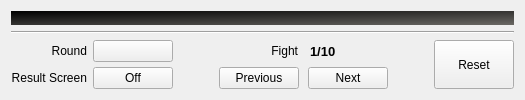
      <widget class="QWidget" name="tab_view">
       <property name="toolTip">
        <string>Score view (Ctrl+2)</string>
       </property>
       <attribute name="icon">
        <iconset resource="../base/ipponboard.qrc">
         <normaloff>:/res/images/logo_team.png</normaloff>:/res/images/logo_team.png</iconset>
       </attribute>
       <attribute name="title">
        <string>Score Control</string>
       </attribute>
       <layout class="QVBoxLayout" name="verticalLayout_6" stretch="10,0,1">
        <item>
         <widget class="QFrame" name="frame_primary_view">
          <property name="styleSheet">
           <string notr="true">background-color: qlineargradient(spread:pad, x1:0, y1:0, x2:1, y2:1, stop:0 rgba(0, 0, 0, 255), stop:1 rgba(106, 104, 100, 255));</string>
          </property>
          <property name="frameShape">
           <enum>QFrame::NoFrame</enum>
          </property>
          <property name="frameShadow">
           <enum>QFrame::Plain</enum>
          </property>
          <layout class="QVBoxLayout" name="verticalLayout_4">
           <property name="margin">
            <number>0</number>
           </property>
           <item>
            <layout class="QVBoxLayout" name="verticalLayout_3"/>
           </item>
          </layout>
         </widget>
        </item>
        <item>
         <widget class="Line" name="line_2">
          <property name="orientation">
           <enum>Qt::Horizontal</enum>
          </property>
         </widget>
        </item>
        <item>
         <layout class="QGridLayout" name="gridLayout_2" columnstretch="1,1,1,2,1,2">
          <property name="horizontalSpacing">
           <number>6</number>
          </property>
          <property name="verticalSpacing">
           <number>5</number>
          </property>
          <property name="rightMargin">
           <number>0</number>
          </property>
          <property name="bottomMargin">
           <number>0</number>
          </property>
          <item row="0" column="5" rowspan="2">
           <widget class="QPushButton" name="button_reset">
            <property name="sizePolicy">
             <sizepolicy hsizetype="Expanding" vsizetype="Expanding">
              <horstretch>0</horstretch>
              <verstretch>0</verstretch>
             </sizepolicy>
            </property>
            <property name="focusPolicy">
             <enum>Qt::NoFocus</enum>
            </property>
            <property name="toolTip">
             <string>Reset current scores and timers (Ctrl + Backspace)</string>
            </property>
            <property name="text">
             <string>Reset</string>
            </property>
           </widget>
          </item>
          <item row="1" column="3">
           <layout class="QHBoxLayout" name="layoutTabView" stretch="0,0">
            <property name="spacing">
             <number>9</number>
            </property>
            <item>
             <widget class="QPushButton" name="button_prev">
              <property name="focusPolicy">
               <enum>Qt::NoFocus</enum>
              </property>
              <property name="toolTip">
               <string>Re-load previous fight data (Note: the current data will be saved)</string>
              </property>
              <property name="text">
               <string>Previous</string>
              </property>
              <property name="icon">
               <iconset resource="../base/ipponboard.qrc">
                <normaloff>:/res/icons/left.png</normaloff>:/res/icons/left.png</iconset>
              </property>
              <property name="iconSize">
               <size>
                <width>16</width>
                <height>24</height>
               </size>
              </property>
             </widget>
            </item>
            <item>
             <widget class="QPushButton" name="button_next">
              <property name="focusPolicy">
               <enum>Qt::NoFocus</enum>
              </property>
              <property name="toolTip">
               <string>Continue with next fight (current data will be saved)</string>
              </property>
              <property name="text">
               <string notr="true">Next</string>
              </property>
              <property name="icon">
               <iconset resource="../base/ipponboard.qrc">
                <normaloff>:/res/icons/right.png</normaloff>:/res/icons/right.png</iconset>
              </property>
              <property name="iconSize">
               <size>
                <width>16</width>
                <height>24</height>
               </size>
              </property>
             </widget>
            </item>
           </layout>
          </item>
          <item row="1" column="4">
           <spacer name="horizontalSpacer_2">
            <property name="orientation">
             <enum>Qt::Horizontal</enum>
            </property>
            <property name="sizeHint" stdset="0">
             <size>
              <width>40</width>
              <height>20</height>
             </size>
            </property>
           </spacer>
          </item>
          <item row="0" column="3">
           <layout class="QHBoxLayout" name="horizontalLayout_2">
            <property name="spacing">
             <number>12</number>
            </property>
            <item>
             <widget class="QLabel" name="label_8">
              <property name="font">
               <font>
                <weight>50</weight>
                <bold>false</bold>
               </font>
              </property>
              <property name="frameShape">
               <enum>QFrame::NoFrame</enum>
              </property>
              <property name="frameShadow">
               <enum>QFrame::Plain</enum>
              </property>
              <property name="text">
               <string>Fight</string>
              </property>
              <property name="alignment">
               <set>Qt::AlignRight|Qt::AlignTrailing|Qt::AlignVCenter</set>
              </property>
             </widget>
            </item>
            <item>
             <widget class="QLabel" name="label_fight">
              <property name="font">
               <font>
                <pointsize>10</pointsize>
                <weight>75</weight>
                <italic>false</italic>
                <bold>true</bold>
               </font>
              </property>
              <property name="text">
               <string>1/10</string>
              </property>
              <property name="alignment">
               <set>Qt::AlignLeading|Qt::AlignLeft|Qt::AlignVCenter</set>
              </property>
             </widget>
            </item>
           </layout>
          </item>
          <item row="1" column="2">
           <spacer name="horizontalSpacer_7">
            <property name="orientation">
             <enum>Qt::Horizontal</enum>
            </property>
            <property name="sizeHint" stdset="0">
             <size>
              <width>40</width>
              <height>20</height>
             </size>
            </property>
           </spacer>
          </item>
          <item row="1" column="1">
           <widget class="QPushButton" name="button_pause">
            <property name="focusPolicy">
             <enum>Qt::NoFocus</enum>
            </property>
            <property name="toolTip">
             <string>Show result screen (F4)</string>
            </property>
            <property name="text">
             <string>Off</string>
            </property>
            <property name="icon">
             <iconset resource="../base/ipponboard.qrc">
              <normaloff>:/res/images/off.png</normaloff>
              <normalon>:/res/images/on_green.png</normalon>
              <activeoff>:/res/images/off.png</activeoff>
              <selectedoff>:/res/images/off.png</selectedoff>:/res/images/off.png</iconset>
            </property>
            <property name="iconSize">
             <size>
              <width>24</width>
              <height>24</height>
             </size>
            </property>
            <property name="shortcut">
             <string notr="true"/>
            </property>
            <property name="checkable">
             <bool>true</bool>
            </property>
           </widget>
          </item>
          <item row="1" column="0">
           <widget class="QLabel" name="label_result_screen">
            <property name="font">
             <font>
              <weight>50</weight>
              <italic>false</italic>
              <bold>false</bold>
             </font>
            </property>
            <property name="text">
             <string>Result Screen</string>
            </property>
            <property name="alignment">
             <set>Qt::AlignRight|Qt::AlignTrailing|Qt::AlignVCenter</set>
            </property>
           </widget>
          </item>
          <item row="0" column="0">
           <widget class="QLabel" name="label_round">
            <property name="font">
             <font>
              <weight>50</weight>
              <italic>false</italic>
              <bold>false</bold>
             </font>
            </property>
            <property name="layoutDirection">
             <enum>Qt::LeftToRight</enum>
            </property>
            <property name="text">
             <string>Round</string>
            </property>
            <property name="alignment">
             <set>Qt::AlignRight|Qt::AlignTrailing|Qt::AlignVCenter</set>
            </property>
           </widget>
          </item>
          <item row="0" column="1">
           <widget class="QPushButton" name="button_current_round">
            <property name="focusPolicy">
             <enum>Qt::NoFocus</enum>
            </property>
            <property name="toolTip">
             <string>Switch current round</string>
            </property>
            <property name="layoutDirection">
             <enum>Qt::RightToLeft</enum>
            </property>
            <property name="text">
             <string/>
            </property>
            <property name="icon">
             <iconset resource="../base/ipponboard.qrc">
              <normaloff>:/res/images/one_blue.png</normaloff>
              <normalon>:/res/images/two_green.png</normalon>:/res/images/one_blue.png</iconset>
            </property>
            <property name="iconSize">
             <size>
              <width>24</width>
              <height>24</height>
             </size>
            </property>
            <property name="checkable">
             <bool>true</bool>
            </property>
            <property name="flat">
             <bool>false</bool>
            </property>
           </widget>
          </item>
         </layout>
        </item>
       </layout>
      </widget>
